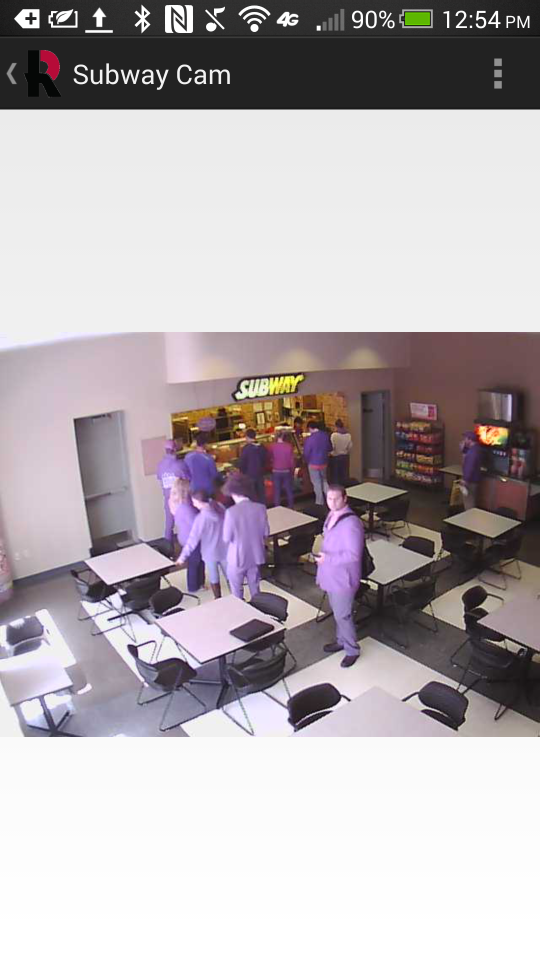
#> input picture pics/SW2.png, 1080 x 1920 px (shown at 1/2 size)
$ python peopledetect.py   (Python 2 division)
#> lines starting #> are read from the running program, lines starting #| are printed output that depends on the picture; after the words box and inside, x2 and y2 are one past the last pixel; in counts of white or black regions, pixels touching at a corner belong together
#!/usr/bin/env python

import numpy as np
import cv2


help_message = '''
USAGE: peopledetect.py <image_names> ...

Press any key to continue, ESC to stop.
'''

def inside(r, q):
    rx, ry, rw, rh = r
    qx, qy, qw, qh = q
    return rx > qx and ry > qy and rx + rw < qx + qw and ry + rh < qy + qh

def draw_detections(img, rects, thickness = 1):
    for x, y, w, h in rects:
        # the HOG detector returns slightly larger rectangles than the real objects.
        # so we slightly shrink the rectangles to get a nicer output.
        pad_w, pad_h = int(0.15*w), int(0.05*h)
        cv2.rectangle(img, (x+pad_w, y+pad_h), (x+w-pad_w, y+h-pad_h), (0, 255, 0), thickness)


if __name__ == '__main__':
    import sys
    from glob import glob
    import itertools as it

    print help_message

    hog = cv2.HOGDescriptor()
    hog.setSVMDetector( cv2.HOGDescriptor_getDefaultPeopleDetector() )
    piclist = ["pics//SW2.png"]
    for fn in it.chain(*map(glob, piclist)):
        print fn, ' - ',
        try:
            img = cv2.imread(fn)
#> img is the input picture: shape (1920, 1080, 3); mean B, G, R 176.1, 172.4, 179.4
        except:
            print 'loading error'
            continue

        found, w = hog.detectMultiScale(img, winStride=(8,8), padding=(32,32), scale=1.05)
#> found = [[905, 840, 75, 149], [511, 836, 107, 215], [573, 811, 120, 240], [576, 923, 221, 443], [269, 791, 243, 486], [382, 779, 228, 456]]; w = [0.978, 2.04, 0.74, 1.61, 0.432, 0.353]
        found_filtered = []
        for ri, r in enumerate(found):
            for qi, q in enumerate(found):
                if ri != qi and inside(r, q):
                    break
            else:
                found_filtered.append(r)
#> this loop made 6 passes
#> after the loop, found_filtered has the same summary as found
        draw_detections(img, found)
#> the loop in draw_detections, `for x, y, w, h in rects:` made 6 passes
#> (x, y, w, h, pad_w, pad_h) on passes 1 to 6: (905, 840, 75, 149, 11, 7), (511, 836, 107, 215, 16, 10), (573, 811, 120, 240, 18, 12), (576, 923, 221, 443, 33, 22), (269, 791, 243, 486, 36, 24), (382, 779, 228, 456, 34, 22)
#> after the loop in draw_detections, `for x, y, w, h in rects:`:
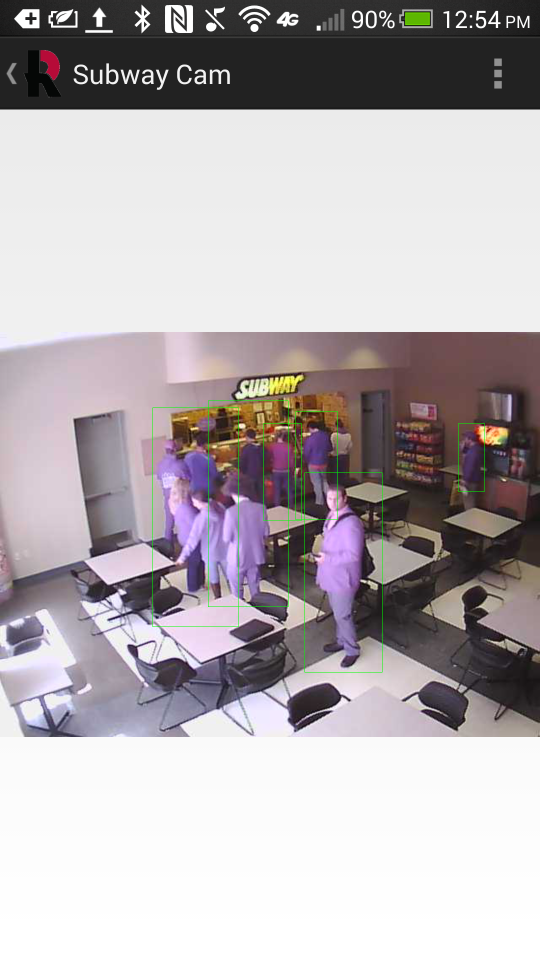
#> img: shape (1920, 1080, 3) (shown at 1/2 size); 0.24% of pixels changed, all inside (x1, y1, x2, y2) = (305, 801, 970, 1345)
        draw_detections(img, found_filtered, 3)
#> call 2 of draw_detections, with thickness = 3
#> the loop in draw_detections (call 2), `for x, y, w, h in rects:` made 6 passes
#> after the loop in draw_detections (call 2), `for x, y, w, h in rects:`:
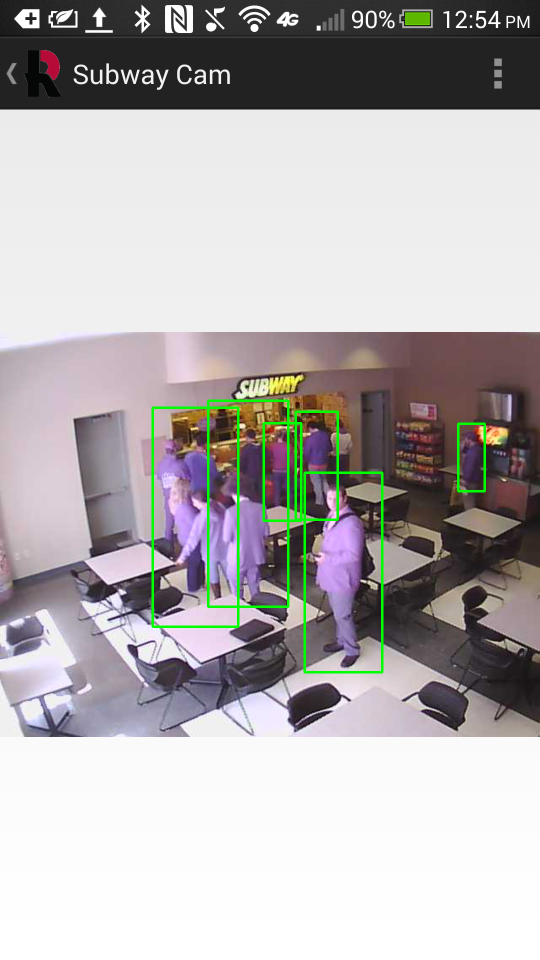
#> img: shape (1920, 1080, 3) (shown at 1/2 size); 0.95% of pixels changed, all inside (x1, y1, x2, y2) = (303, 799, 972, 1347)
        print '%d (%d) found' % (len(found_filtered), len(found))
#| 6 (6) found
        small = cv2.resize(img, (0,0), fx=0.5, fy=0.5)
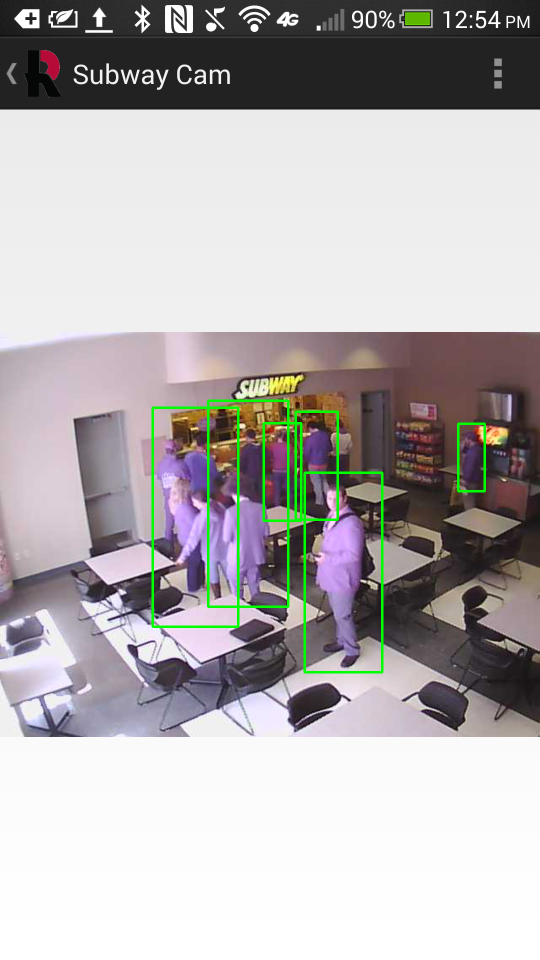
#> small: shape (960, 540, 3); mean B, G, R 174.8, 174.2, 177.9
        cv2.imshow('img', small)
        ch = 0xFF & cv2.waitKey()
#> (key Esc is pressed here)
        if ch == 27:
            break
    cv2.destroyAllWindows()

$ run again, with pics/SW1.png copied over pics/SW2.png
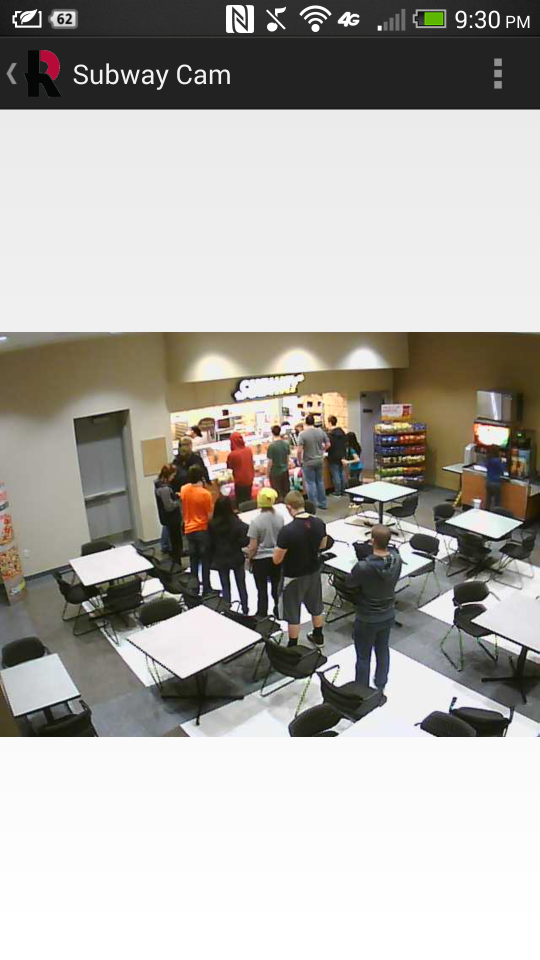
#> input picture pics/SW1.png, 1080 x 1920 px (shown at 1/2 size)
#> img is the input picture: shape (1920, 1080, 3); mean B, G, R 165.7, 170.7, 173.3
#> `found, w = hog.detectMultiScale(img, winStride=(8,8), padding=(32,32),..`: found = [[819, 815, 95, 189], [1033, 1044, 47, 190], [618, 807, 108, 216], [562, 796, 132, 263], [494, 817, 137, 273], [0, 1094, 72, 286], [389, 975, 151, 301], [446, 944, 174, 348], [635, 1022, 226, 452], [487, 947, 217, 434]]; w = [0.274, 0.133, 1.08, 1.39, 0.474, 0.258, 0.695, 0.683, 1.07, 0.489]
#> the loop `for ri, r in enumerate(found):` made 10 passes
#> the loop in draw_detections, `for x, y, w, h in rects:` made 10 passes
#> after the loop in draw_detections, `for x, y, w, h in rects:`:
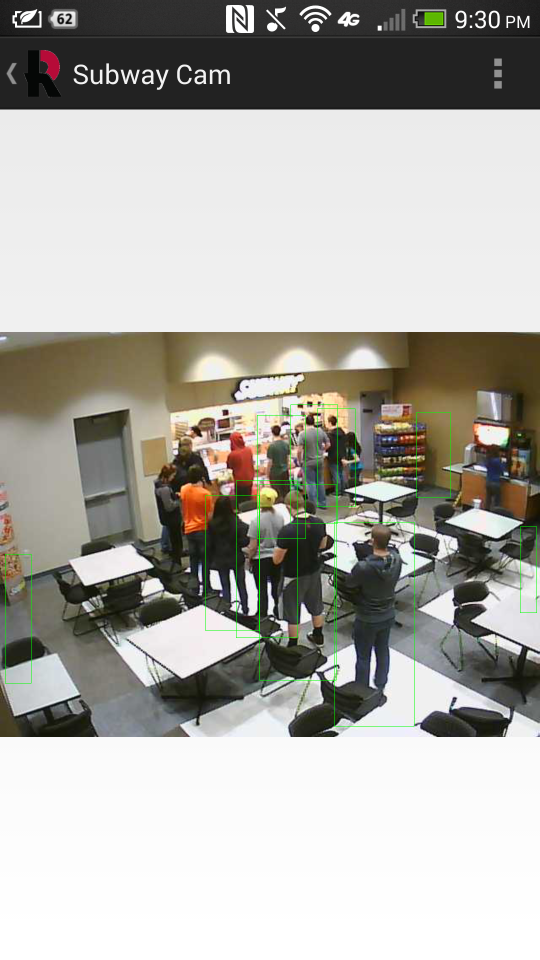
#> img: shape (1920, 1080, 3) (shown at 1/2 size); 0.35% of pixels changed, all inside (x1, y1, x2, y2) = (10, 809, 1074, 1453)
#> the loop in draw_detections (call 2), `for x, y, w, h in rects:` made 10 passes
#| 10 (10) found
#> `small = cv2.resize(img, (0,0), fx=0.5, fy=0.5)`:
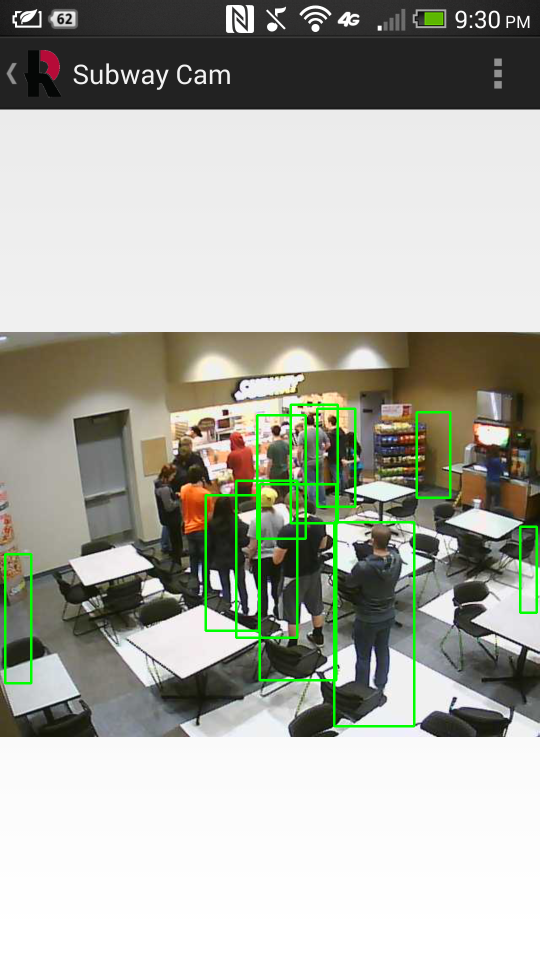
#> small: shape (960, 540, 3); mean B, G, R 163.9, 172.9, 171.2

$ run again, with pics/people-01.jpg saved as pics/SW2.png
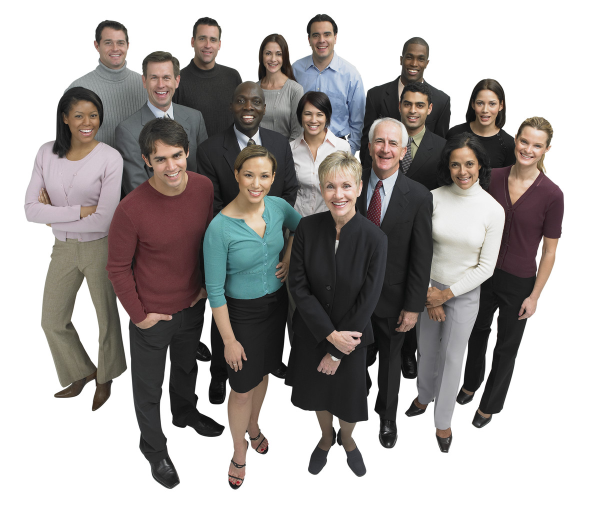
#> input picture pics/people-01.jpg, 1203 x 1024 px (shown at 1/2 size)
#> img is the input picture: shape (1024, 1203, 3); mean B, G, R 161.9, 163.6, 167.8
#> `found, w = hog.detectMultiScale(img, winStride=(8,8), padding=(32,32),..`: found = [[621, 791, 65, 130], [633, 858, 80, 160], [676, 772, 109, 217], [72, 604, 112, 224], [832, 719, 112, 224], [396, 687, 163, 326], [726, 197, 389, 777], [0, 83, 368, 842], [85, 158, 462, 866]]; w = [0.219, 0.395, 1.26, 0.407, 0.79, 0.474, 1.25, 1.5, 0.817]
#> the loop `for ri, r in enumerate(found):` made 9 passes
#> after the loop `for ri, r in enumerate(found):`: found_filtered = [[621, 791, 65, 130], [633, 858, 80, 160], [676, 772, 109, 217], [396, 687, 163, 326], [726, 197, 389, 777], [0, 83, 368, 842], [85, 158, 462, 866]]
#> the loop in draw_detections, `for x, y, w, h in rects:` made 9 passes
#> (x, y, w, h, pad_w, pad_h) on passes 1 to 8: (621, 791, 65, 130, 9, 6), (633, 858, 80, 160, 12, 8), (676, 772, 109, 217, 16, 10), (72, 604, 112, 224, 16, 11), (832, 719, 112, 224, 16, 11), (396, 687, 163, 326, 24, 16), (726, 197, 389, 777, 58, 38), (0, 83, 368, 842, 55, 42)
#> after the loop in draw_detections, `for x, y, w, h in rects:`:
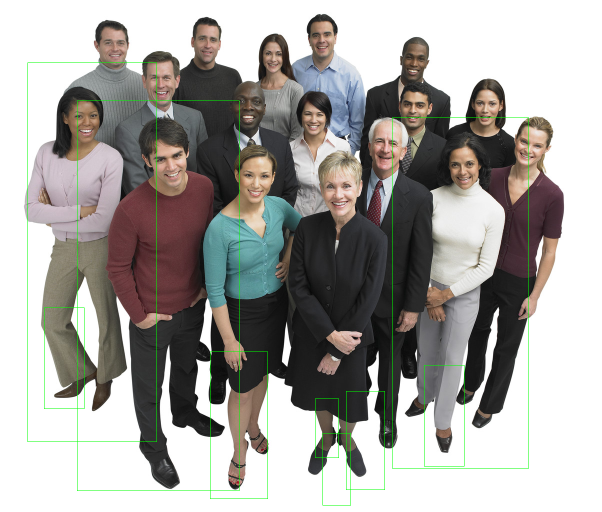
#> img: shape (1024, 1203, 3) (shown at 1/2 size); 0.76% of pixels changed, all inside (x1, y1, x2, y2) = (55, 125, 1058, 1011)
#> the loop in draw_detections (call 2), `for x, y, w, h in rects:` made 7 passes
#| 7 (9) found
#> `small = cv2.resize(img, (0,0), fx=0.5, fy=0.5)`:
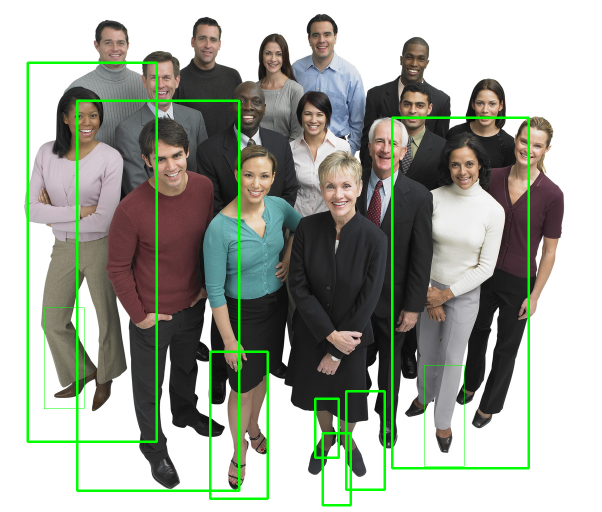
#> small: shape (512, 602, 3); mean B, G, R 156.8, 167.2, 162.4
